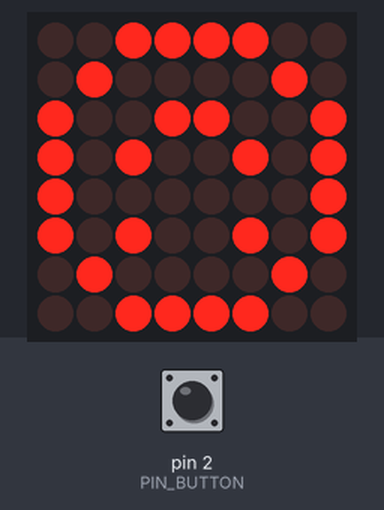
Bench run of a sketch on a simulated Arduino Uno, built with avr-gcc and run on an emulated ATmega328P. On the bench: 8×8 LED matrix. Wiring (inferred from the names in the program): MAX7219 LED driver (orientation assumed): data A2; clock A0; CS A1. The inputs (shaded band) are chosen by the test bench; at power-on: pin 2 (PIN_BUTTON) HIGH.

Above: at 1.2 s.
1.3 s: pin 2 (PIN_BUTTON) pulled LOW for 0.15 s
At 1.37 s:
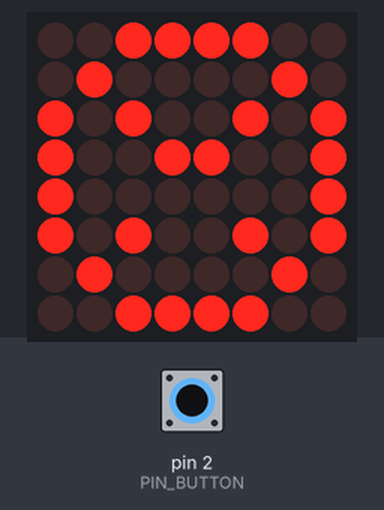
2.9 s: pin 2 (PIN_BUTTON) pulled LOW for 3.2 s
Timing chart, 0 to 5.9 s (numbered marks = the images above; inputs shaded):
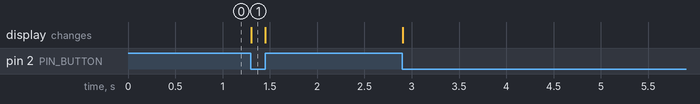

Measured:
- after the input at 1.3 s, the display: changes at once (image 1)

The sketch:

lm-matrix-minimal.ino
```cpp
// (licence header left out)
// Pin definitions. If you change something in hardware, change it here too
#define PIN_DATA A2
#define PIN_CLK A0
#define PIN_LOAD A1
#define PIN_BUTTON 2

uint8_t smile1[] = {0b00111100, 0b01000010, 0b10101001, 0b10000101, 0b10000101, 0b10101001, 0b01000010, 0b00111100};
uint8_t smile2[] = {0b00111100, 0b01000010, 0b10100101, 0b10001001, 0b10001001, 0b10100101, 0b01000010, 0b00111100};

void setup() {
  pinMode(PIN_BUTTON, INPUT_PULLUP);

  pinMode(PIN_DATA, OUTPUT);
  pinMode(PIN_CLK, OUTPUT);
  pinMode(PIN_LOAD, OUTPUT);
  digitalWrite(PIN_LOAD, HIGH);

  displaySend(15, 0); // disable display test mode
  displaySend(11, 7); // set maximum scanlimit (8 rows)
  displaySend(9, 0); // disable BCD decoding (only for 7-seg displays)
  displaySetBrightness(8); // set initial brightness
  displaySend(12, 1); // enable display
}

void displaySend(uint8_t *data) {
  for (uint8_t i = 0; i < 8; i++) {
    displaySend(i + 1, data[i]);
  }
}

void loop() {
  if (digitalRead(PIN_BUTTON)) {
    displaySend(smile1);
  } else {
    displaySend(smile2);
  }
}

void displaySetBrightness(int8_t val) {
  displaySend(10, constrain(val, 0, 15));
}

// this is actually sending data to display
void displaySend(uint8_t command, uint8_t data) {
  digitalWrite(PIN_LOAD, LOW);
  shiftOut(PIN_DATA, PIN_CLK, MSBFIRST, command);
  shiftOut(PIN_DATA, PIN_CLK, MSBFIRST, data);
  digitalWrite(PIN_LOAD, HIGH);
}
```
